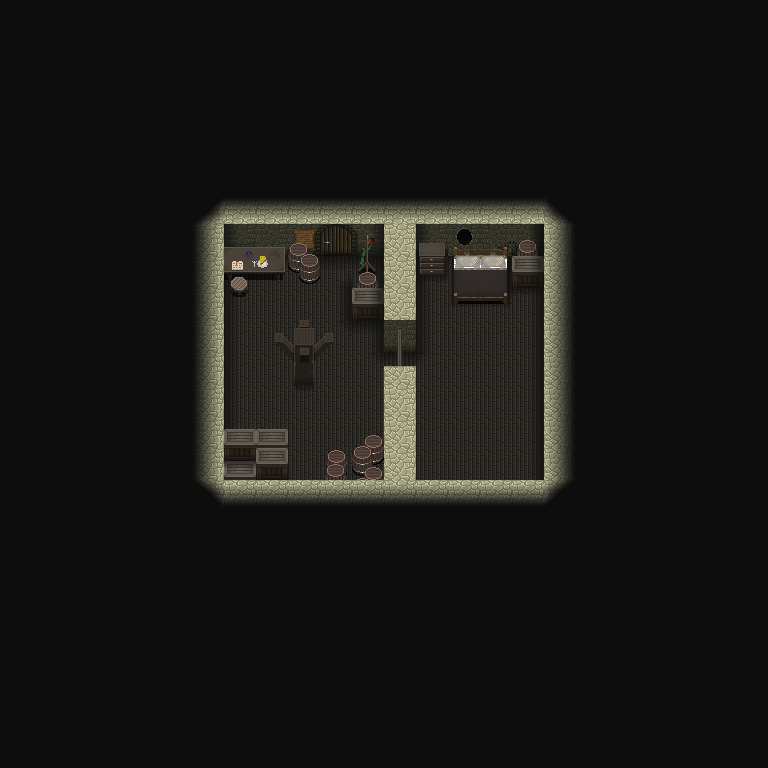

This is a level from a 2D game, rendered from its Tiled map with the project's own tilesets. A one-line summary and the map file follow, with tile-layer data summarised:
An orthogonal 24x24 tile map with 32x32 px tiles, 9 tile layers (background, background2, object, object2, ...), 2 tilesets and 35 objects (5x animation, 3x light_source, level_change, player_spawn).

<map version="1.0" orientation="orthogonal" width="24" height="24" tilewidth="32" tileheight="32">
 <properties>
  <property name="natural_light" value="False" />
 </properties>
 <tileset firstgid="1" name="peasant_farm_house_1" tilewidth="32" tileheight="32">
  <image source="../Textures/Tilesets/peasant_farm_house_1.png" width="256" height="1280" />
 </tileset>
 <tileset firstgid="321" name="scriptingTiles" tilewidth="32" tileheight="32">
  <image source="../Textures/Tilesets/scriptingTiles.png" width="256" height="120" />
  <tile id="0">
   <properties>
    <property name="alpha" value="" />
    <property name="blue" value="" />
    <property name="green" value="" />
    <property name="red" value="" />
   </properties>
  </tile>
 </tileset>
 <layer name="background" width="24" height="24">
  <data>[576 cells, 576 non-empty, 4 distinct tile ids]</data>
 </layer>
 <layer name="background2" width="24" height="24">
  <data>[576 cells, 19 non-empty, 9 distinct tile ids]</data>
 </layer>
 <layer name="object" width="24" height="24">
  <data>[576 cells, 26 non-empty, 24 distinct tile ids]</data>
 </layer>
 <layer name="object2" width="24" height="24">
  <data>[576 cells, 7 non-empty, 7 distinct tile ids]</data>
 </layer>
 <layer name="shadow" width="24" height="24">
  <data>[576 cells, 33 non-empty, 8 distinct tile ids]</data>
 </layer>
 <layer name="object3" width="24" height="24">
  <data>[576 cells, 2 non-empty, 2 distinct tile ids]</data>
 </layer>
 <objectgroup name="images">
  <object gid="100" x="352" y="320" />
  <object gid="98" x="288" y="384" />
 </objectgroup>
 <layer name="roof" width="24" height="24">
  <data>[576 cells, 46 non-empty, 13 distinct tile ids]</data>
 </layer>
 <layer name="roof2" width="24" height="24">
  <data>[576 cells, 17 non-empty, 2 distinct tile ids]</data>
 </layer>
 <layer name="roof-shadow" width="24" height="24">
  <data>[576 cells, 43 non-empty, 6 distinct tile ids]</data>
 </layer>
 <objectgroup name="triggers">
  <object name="lar2" type="level_change" gid="323" x="320" y="288">
   <properties>
    <property name="coresponding" value="lar1" />
    <property name="direction" value="south" />
    <property name="map" value="gideon_tower_outside_west" />
   </properties>
  </object>
  <object name="Baldric" type="player_spawn" gid="324" x="320" y="320">
   <properties>
    <property name="val1" value="val2" />
   </properties>
  </object>
  <object name="camplight" type="light_source" gid="321" x="224" y="256">
   <properties>
    <property name="alpha" value="255" />
    <property name="blue" value="0" />
    <property name="flicker_radius" value="5" />
    <property name="flicker_speed" value="50" />
    <property name="flickering" value="True" />
    <property name="green" value="174" />
    <property name="radius" value="100" />
    <property name="red" value="255" />
   </properties>
  </object>
  <object name="camplight" type="light_source" gid="321" x="352" y="416">
   <properties>
    <property name="alpha" value="255" />
    <property name="blue" value="0" />
    <property name="flicker_radius" value="15" />
    <property name="flicker_speed" value="50" />
    <property name="flickering" value="True" />
    <property name="green" value="174" />
    <property name="radius" value="150" />
    <property name="red" value="255" />
   </properties>
  </object>
  <object name="torchanim" type="animation" gid="334" x="352" y="416" visible="0">
   <properties>
    <property name="file" value="torch_right.png" />
    <property name="frame_size" value="32" />
    <property name="frame_time" value="0.1" />
    <property name="layer" value="roof" />
   </properties>
  </object>
  <object name="et1" type="animation" gid="334" x="352" y="416">
   <properties>
    <property name="file" value="torch_right.png" />
    <property name="frame_size" value="32" />
    <property name="frame_time" value="0.3" />
    <property name="layer" value="roof" />
   </properties>
  </object>
  <object name="et1h34" type="animation" gid="334" x="448" y="256">
   <properties>
    <property name="file" value="villager_sleeping.png" />
    <property name="frame_size" value="64" />
    <property name="frame_time" value="0.6" />
    <property name="layer" value="object" />
   </properties>
  </object>
  <object name="et1h3423" type="animation" gid="334" x="224" y="256">
   <properties>
    <property name="file" value="candle.png" />
    <property name="frame_size" value="32" />
    <property name="frame_time" value="0.3" />
    <property name="layer" value="object" />
   </properties>
  </object>
  <object name="et1h3423123" type="animation" gid="334" x="416" y="256">
   <properties>
    <property name="file" value="candle.png" />
    <property name="frame_size" value="32" />
    <property name="frame_time" value="0.3" />
    <property name="layer" value="shadow" />
   </properties>
  </object>
  <object name="camplight2" type="light_source" gid="321" x="416" y="256">
   <properties>
    <property name="alpha" value="255" />
    <property name="blue" value="0" />
    <property name="flicker_radius" value="5" />
    <property name="flicker_speed" value="50" />
    <property name="flickering" value="True" />
    <property name="green" value="174" />
    <property name="radius" value="100" />
    <property name="red" value="255" />
   </properties>
  </object>
 </objectgroup>
 <objectgroup name="collision">
  <object x="384" y="368">
   <polygon points="0,0 32,0 32,136 0,136" />
  </object>
  <object x="200" y="480">
   <polygon points="0,0 184,0 184,24 0,24" />
  </object>
  <object x="200" y="200">
   <polygon points="0,0 24,0 24,280 0,280" />
  </object>
  <object x="224" y="448">
   <polygon points="0,0 64,0 64,32 0,32" />
  </object>
  <object x="296" y="368">
   <polygon points="0,0 16,0 16,16 0,16" />
  </object>
  <object x="224" y="200">
   <polygon points="0,0 352,0 352,24 0,24" />
  </object>
  <object x="544" y="224">
   <polygon points="0,0 32,0 32,288 0,288" />
  </object>
  <object x="416" y="480">
   <polygon points="0,0 128,0 128,32 0,32" />
  </object>
  <object x="384" y="224">
   <polygon points="0,0 32,0 32,128 0,128" />
  </object>
  <object x="392" y="352">
   <polygon points="0,0 16,0 16,16 0,16" />
  </object>
  <object x="352" y="296">
   <polygon points="0,0 32,0 32,24 0,24" />
  </object>
  <object x="296" y="264">
   <polygon points="0,0 24,0 24,16 0,16" />
  </object>
  <object x="224" y="224">
   <polygon points="0,0 320,0 320,32 0,32" />
  </object>
  <object x="224" y="256">
   <polygon points="0,0 64,0 64,24 0,24" />
  </object>
  <object x="232" y="280">
   <polygon points="0,0 16,0 16,16 0,16" />
  </object>
  <object x="360" y="288">
   <polygon points="0,0 16,0 16,8 0,8" />
  </object>
  <object x="360" y="264">
   <polygon points="0,0 16,0 16,8 0,8" />
  </object>
  <object x="368" y="448">
   <polygon points="0,0 16,0 16,16 0,16" />
  </object>
  <object x="352" y="456">
   <polygon points="0,0 16,0 16,24 0,24" />
  </object>
  <object x="328" y="464">
   <polygon points="0,0 16,0 16,16 0,16" />
  </object>
  <object x="456" y="256">
   <polygon points="0,0 48,0 48,48 0,48" />
  </object>
  <object x="416" y="256">
   <polygon points="0,0 32,0 32,24 0,24" />
  </object>
  <object x="512" y="256">
   <polygon points="0,0 32,0 32,32 0,32" />
  </object>
 </objectgroup>
</map>
